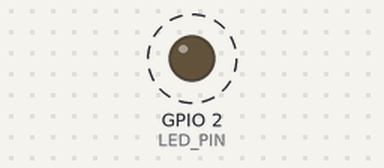
A sketch run on a simulated ESP32. Parts: output pins drawn as LEDs (lit = HIGH). Dashed ring = blinking. What the sketch prints to the serial monitor is not drawn.

Above: at 0.2 s.
Timing chart, 0 to 3.0 s (numbered marks = the images above):
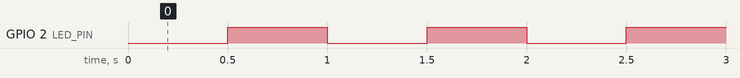

The sketch:

exercise10_LED_GPIO2.ino
```cpp
/*
  Bài 10 - Chớp tắt LED tại GPIO2
  Mô tả: LED sáng tắt theo chu kỳ đều bằng kỹ thuật millis(), không dùng delay().

  Sơ đồ nối dây:
    ESP32 GPIO2 ---- 220Ω ----|>|---- GND
    (LED cathode nối GND, anode nối qua điện trở 220Ω tới GPIO2)
*/

const uint8_t LED_PIN = 2;
const uint32_t BLINK_INTERVAL = 500;  // 500ms

bool ledState = LOW;
uint32_t previousMillis = 0;

void setup() {
  pinMode(LED_PIN, OUTPUT);
  digitalWrite(LED_PIN, ledState);

  Serial.begin(115200);
  Serial.println("Bai 10: Chop tat LED GPIO2");
}

void loop() {
  uint32_t currentMillis = millis();

  // Chỉ thay đổi trạng thái LED khi đã đủ thời gian theo millis().
  if (currentMillis - previousMillis >= BLINK_INTERVAL) {
    previousMillis = currentMillis;
    ledState = !ledState;
    digitalWrite(LED_PIN, ledState);

    Serial.println(ledState ? "LED ON" : "LED OFF");
  }
}
```

Measured:
- by itself, GPIO 2 (LED_PIN): alternates HIGH for 0.50 s and LOW for 0.50 s
